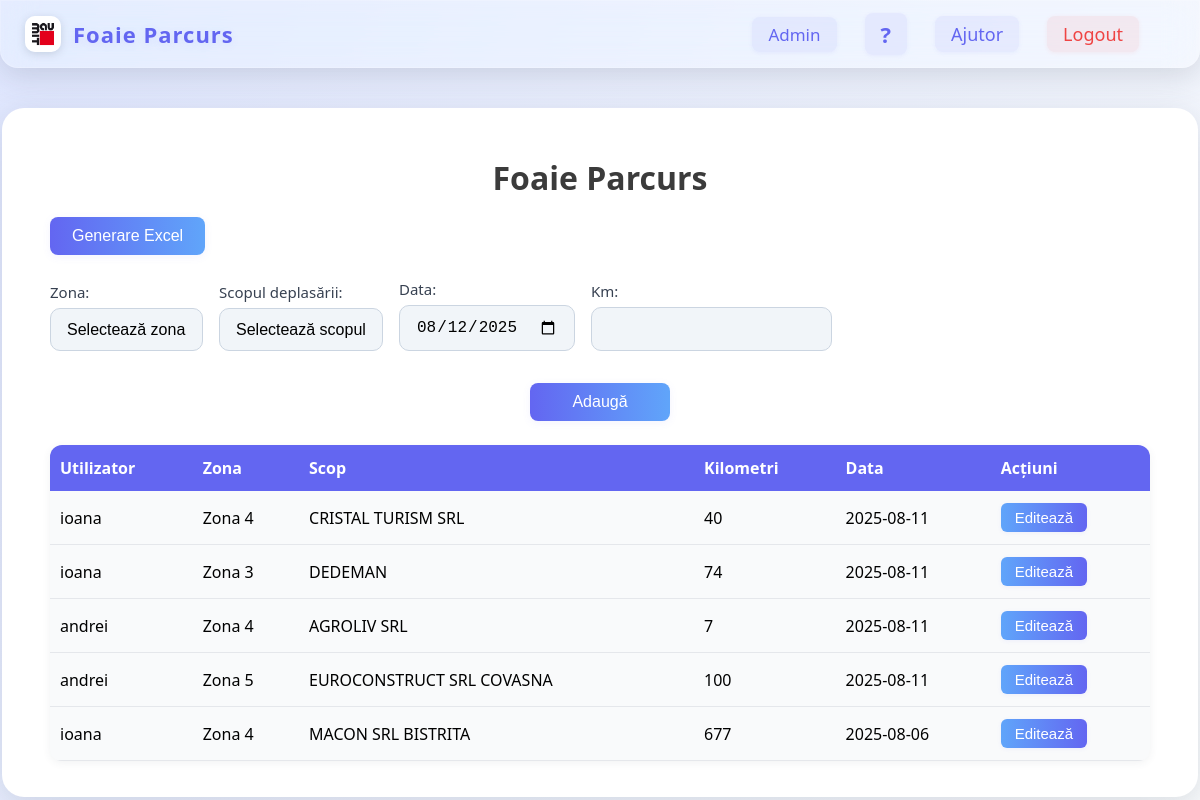
The page / (signed in) on the database its author committed.
### tables this page shows
CREATE TABLE parcurs (
            id INTEGER PRIMARY KEY AUTOINCREMENT,
            username TEXT NOT NULL,
            zona TEXT NOT NULL,
            scop TEXT,
            km INTEGER NOT NULL,
            data TEXT NOT NULL
        );

### app.py (the view, shortened to what this page needs)
@app.route('/', methods=['GET', 'POST'])
def index():
    import datetime
    if 'username' not in session:
        return redirect(url_for('login'))
    username = session['username']
    conn = sqlite3.connect(DB_NAME)
    c = conn.cursor()
    if username == 'Admin':
        c.execute('SELECT * FROM parcurs')
        export_btn = True
    else:
        c.execute('SELECT * FROM parcurs WHERE username=?', (username,))
        export_btn = False
    rows = c.fetchall()
    conn.close()
    today = datetime.date.today().isoformat()
    return render_template('index.html', rows=rows, username=username, today=today, export_btn=export_btn)

### templates/index.html (shortened to what this page needs)
<!DOCTYPE html>
<html lang="ro">
<head>
</head>
<body>
    {% include 'topbar.html' %}
    <div class="container">
        <h1 style="margin-top:0;">Foaie Parcurs</h1>
        {% if export_btn %}
        <form method="get" action="/export" style="margin-bottom: 16px;">
            <button type="submit" style="background:linear-gradient(90deg,#6366f1 0%,#60a5fa 100%);color:#fff;border:none;border-radius:8px;padding:10px 22px;font-size:16px;font-weight:500;cursor:pointer;box-shadow:0 2px 8px rgba(99,102,241,0.08);transition:background 0.2s;margin-bottom:8px;">Generare Excel</button>
        </form>
        {% endif %}
        <form method="post">
            <label>Zona:
                <select name="zona" id="zona-select" required>
                    <option value="">Selectează zona</option>
                </select>
            </label>
            <label>Scopul deplasării:
                <select name="scop" id="scop-select" required>
                    <option value="">Selectează scopul</option>
                </select>
            </label>
            <label>Data:
                <input type="date" name="data" value="{{ today }}">
            </label>
            <label>Km:
                <input type="number" name="km" required>
            </label>
            <div style="width: 100%; display: flex; justify-content: center; margin-top: 16px;">
                <button type="submit" style="min-width: 140px;">Adaugă</button>
            </div>
        </form>
        <table>
            <tr>
                {% if username == 'Admin' %}<th>Utilizator</th>{% endif %}
                <th>Zona</th>
                <th>Scop</th>
                <th>Kilometri</th>
                <th>Data</th>
                <th>Acțiuni</th>
            </tr>
            {% for row in rows %}
            <tr>
                {% if username == 'Admin' %}<td>{{ row[1] }}</td>{% endif %}
                <td>{{ row[2] }}</td>
                <td>{{ row[3] }}</td>
                <td>{{ row[4] }}</td>
                <td>{{ row[5] }}</td>
                <td><a href="/edit/{{ row[0] }}"><button class="edit-btn">Editează</button></a></td>
            </tr>
            {% endfor %}
        </table>
    </div>
</body>
</html>

### templates/topbar.html (shortened to what this page needs)
<div class="topbar" style="display: flex; align-items: center; justify-content: space-between;">
    <div style="display: flex; align-items: center; min-width: 40px;">
        <a href="/" title="Acasă" style="display: flex; align-items: center; text-decoration: none; gap: 12px;">
            <img src="/static/images/bro_logo.jpg" alt="Baumit Logo" style="height:36px;border-radius:10px;box-shadow:0 2px 8px rgba(60,72,88,0.18);">
            <span style="font-weight: 700; color: #6366f1; font-size: 22px; letter-spacing: 1px; text-shadow: 0 2px 8px rgba(99,102,241,0.10);">Foaie Parcurs</span>
        </a>
    </div>
    <div style="display: flex; align-items: center; gap: 28px; min-width: 120px; justify-content: flex-end; margin-right:28px;">
        {% if username %}
        <span style="color:#6366f1;font-weight:500;font-size:17px;background:rgba(99,102,241,0.08);padding:6px 16px;border-radius:8px;box-shadow:0 1px 4px rgba(99,102,241,0.08);">{{ username }}</span>
        {% endif %}
        <a href="#" title="Tutorial" style="color:#6366f1;font-size:22px;text-decoration:none;background:rgba(99,102,241,0.08);padding:6px 16px;border-radius:8px;box-shadow:0 1px 4px rgba(99,102,241,0.08);transition:background 0.2s;">
            <span style="font-size:22px;font-weight:bold;">?</span>
        </a>
        <a href="#" title="Ajutor" style="color:#6366f1;font-size:18px;text-decoration:none;font-weight:500;background:rgba(99,102,241,0.08);padding:6px 16px;border-radius:8px;box-shadow:0 1px 4px rgba(99,102,241,0.08);transition:background 0.2s;">
            Ajutor
        </a>
        {% if username %}
        <a href="/logout" title="Logout" style="color:#ef4444;font-size:18px;font-weight:500;text-decoration:none;background:rgba(239,68,68,0.08);padding:6px 16px;border-radius:8px;box-shadow:0 1px 4px rgba(239,68,68,0.08);transition:background 0.2s;">Logout</a>
        {% endif %}
    </div>
</div>

### templates/index.html (style rules this page uses)
body { font-family: 'Segoe UI', Arial, sans-serif; background: linear-gradient(120deg, #f8fafc 0%, #e0e7ff 100%); margin: 0; min-height: 100vh; }
.container { max-width: 1100px; margin: 40px auto; background: #fff; border-radius: 22px; box-shadow: 0 8px 32px rgba(60,72,88,0.16); padding: 48px 48px 36px 48px; }
h1 { text-align: center; color: #3b3b3b; margin-bottom: 18px; }
form { display: flex; gap: 16px; margin-bottom: 24px; flex-wrap: wrap; align-items: flex-end; }
label { display: flex; flex-direction: column; font-size: 15px; color: #374151; }
input[type="text"], input[type="number"], input[type="date"], select { padding: 12px 16px; border: 1.5px solid #cbd5e1; border-radius: 10px; font-size: 16px; margin-top: 6px; background: #f1f5f9; transition: border 0.2s; appearance: none; -webkit-appearance: none; -moz-appearance: none; }
button[type="submit"] { background: linear-gradient(90deg, #6366f1 0%, #60a5fa 100%); color: #fff; border: none; border-radius: 8px; padding: 10px 22px; font-size: 16px; font-weight: 500; cursor: pointer; box-shadow: 0 2px 8px rgba(99,102,241,0.08); transition: background 0.2s; }
table { border-collapse: collapse; width: 100%; margin-top: 10px; background: #f9fafb; border-radius: 12px; overflow: hidden; box-shadow: 0 2px 8px rgba(60,72,88,0.07); }
th, td { padding: 12px 10px; text-align: left; }
th { background: #6366f1; color: #fff; font-weight: 600; border: none; }
tr { transition: background 0.2s; }
td { border-bottom: 1px solid #e5e7eb; }
.edit-btn { background: linear-gradient(90deg, #60a5fa 0%, #6366f1 100%); color: #fff; border: none; border-radius: 6px; padding: 6px 14px; font-size: 15px; cursor: pointer; font-weight: 500; box-shadow: 0 1px 4px rgba(99,102,241,0.08); transition: background 0.2s; }

### templates/topbar.html (style rules this page uses)
body { box-sizing: border-box; overflow-x: hidden; background: linear-gradient(120deg, #e0e7ff 0%, #f8fafc 100%); }
.topbar { width: 100vw; box-sizing: border-box; overflow-x: hidden; background: rgba(255,255,255,0.22); box-shadow: 0 8px 32px rgba(60,72,88,0.18); backdrop-filter: blur(16px) saturate(180%); -webkit-backdrop-filter: blur(16px) saturate(180%); border-radius: 0 0 18px 18px; border: 1px solid rgba(255,255,255,0.18); display: flex; align-items: center; justify-content: space-between; flex-wrap: wrap; padding: 12px 32px 12px 24px; gap: 18px; position: sticky; top: 0; z-index: 10; min-height: 54px; transition: box-shadow 0.2s; }
.topbar * { box-sizing: border-box; }

### rows shown on the page
parcurs: username "ioana", zona "Zona 4", scop "CRISTAL TURISM SRL", km "40", data "2025-08-11"
parcurs: username "ioana", zona "Zona 3", scop "DEDEMAN", km "74", data "2025-08-11"
parcurs: username "andrei", zona "Zona 4", scop "AGROLIV SRL", km "7", data "2025-08-11"
parcurs: username "andrei", zona "Zona 5", scop "EUROCONSTRUCT SRL COVASNA", km "100", data "2025-08-11"
parcurs: username "ioana", zona "Zona 4", scop "MACON SRL BISTRITA", km "677", data "2025-08-06"

### other values the page prints
{{ username }} "Admin"
